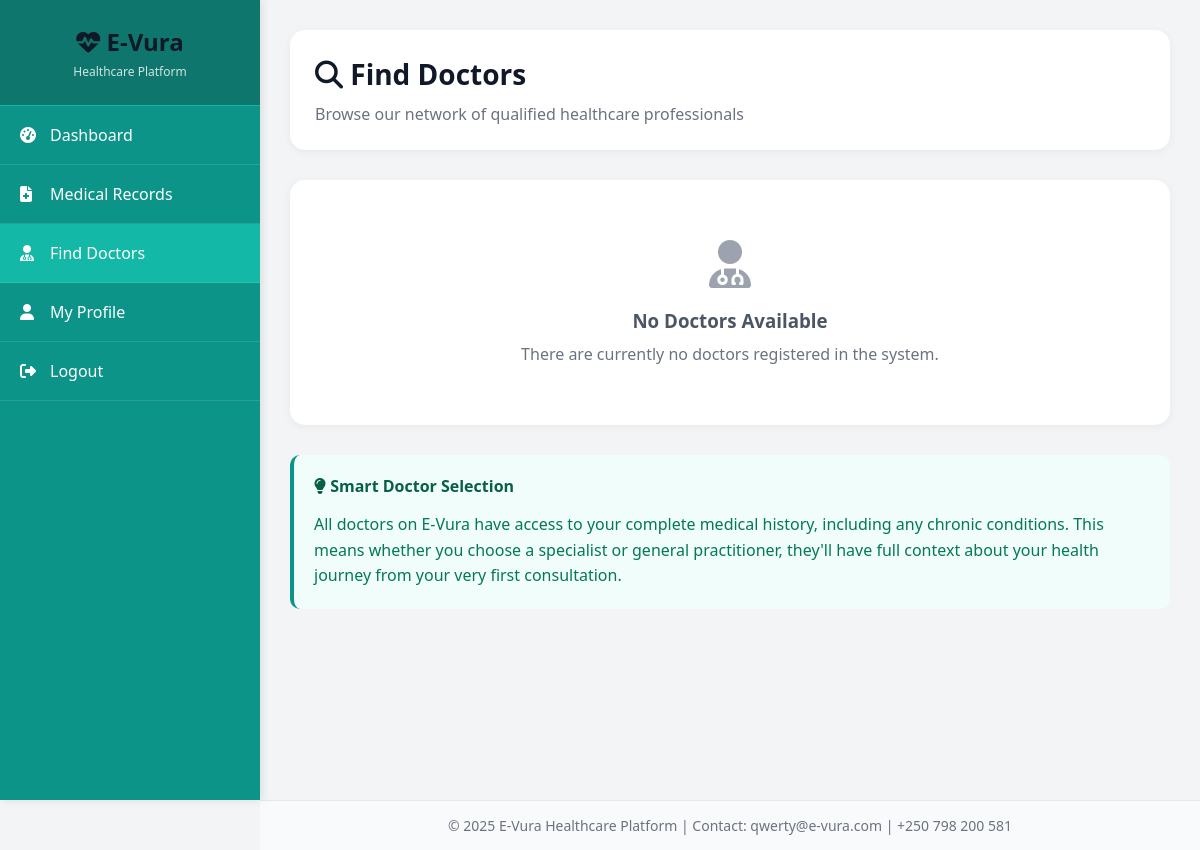
Before: /patient/find-doctors (signed in) with the older database file.
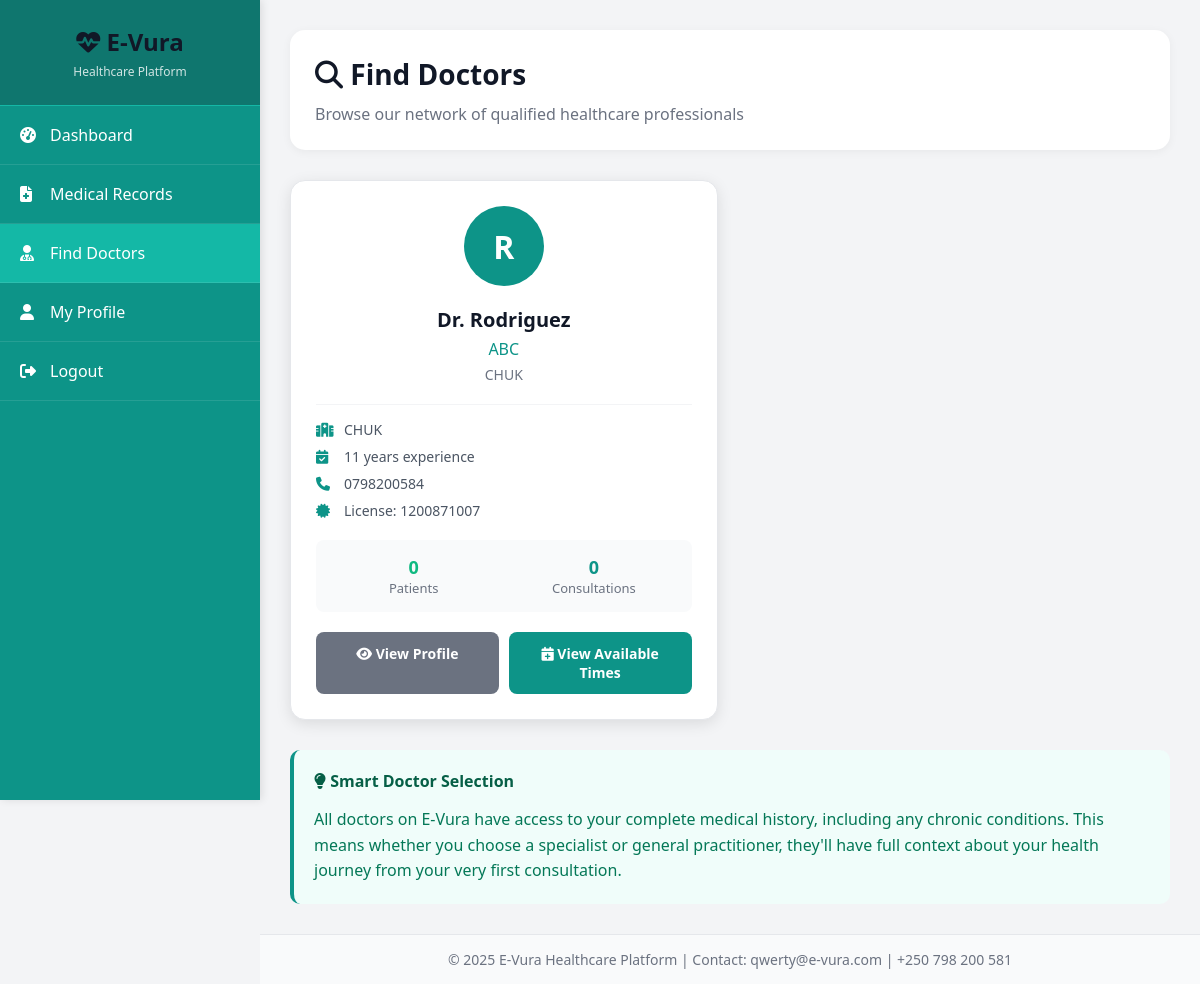
After: the same page with the newer database file.
### app.py (models this page shows)
class Doctor(db.Model):
    id = db.Column(db.Integer, primary_key=True)
    username = db.Column(db.String(100), unique=True, nullable=False)
    email = db.Column(db.String(120), unique=True, nullable=False)
    password = db.Column(db.String(200), nullable=False)
    phone = db.Column(db.String(20))
    specialization = db.Column(db.String(100))
    license_number = db.Column(db.String(50))
    hospital = db.Column(db.String(200))
    years_experience = db.Column(db.Integer)
    created_at = db.Column(db.DateTime, default=datetime.utcnow)
    appointments = db.relationship('Appointment', backref='doctor', lazy=True, foreign_keys='Appointment.doctor_id')
    records = db.relationship('MedicalRecord', backref='doctor', lazy=True)

### app.py (the view)
@app.route('/patient/find-doctors')
@login_required
@patient_required
def find_doctors():
    doctors = Doctor.query.all()
    return render_template('find_doctors.html', doctors=doctors)

### app.py (called while the page is built)
def login_required(f):
    @wraps(f)
    def decorated_function(*args, **kwargs):
        if 'user_id' not in session or 'user_type' not in session:
            flash('Please log in to access this page.', 'warning')
            return redirect(url_for('login'))
        return f(*args, **kwargs)
    return decorated_function

def patient_required(f):
    @wraps(f)
    def decorated_function(*args, **kwargs):
        if session.get('user_type') != 'patient':
            flash('Access denied. Patients only.', 'danger')
            return redirect(url_for('index'))
        return f(*args, **kwargs)
    return decorated_function

### templates/find_doctors.html (shortened to what this page needs)
{% extends "base.html" %}
{% block content %}
<div style="background: white; border-radius: 15px; padding: 25px; margin-bottom: 30px; box-shadow: 0 2px 10px rgba(0,0,0,0.05);">
    <h1 style="font-size: 28px; margin-bottom: 10px;">
        <i class="fas fa-search"></i> Find Doctors
    </h1>
    <p style="color: #6b7280; font-size: 16px;">Browse our network of qualified healthcare professionals</p>
</div>
{% if doctors %}
    <div style="display: grid; grid-template-columns: repeat(auto-fill, minmax(320px, 1fr)); gap: 25px;">
        {% for doctor in doctors %}
            <div style="background: white; border-radius: 15px; padding: 25px; box-shadow: 0 4px 15px rgba(0,0,0,0.1); transition: all 0.3s ease; border: 1px solid #e5e7eb; hover: transform: translateY(-5px); hover: box-shadow: 0 8px 25px rgba(13, 148, 136, 0.2); hover: border-color: #0d9488;">
                <div style="width: 80px; height: 80px; border-radius: 50%; background: #0d9488; display: flex; align-items: center; justify-content: center; font-size: 32px; font-weight: bold; color: white; margin: 0 auto 20px;">
                    {{ doctor.username[0]|upper }}
                </div>
                <div style="text-align: center; margin-bottom: 20px;">
                    <h3 style="font-size: 20px; font-weight: 600; color: #111827; margin-bottom: 5px;">
                        Dr. {{ doctor.username }}
                    </h3>
                    <div style="color: #0d9488; font-weight: 500; margin-bottom: 5px;">
                        {{ doctor.specialization or 'General Practice' }}
                    </div>
                    {% if doctor.hospital %}
                    <div style="color: #6b7280; font-size: 14px;">
                        {{ doctor.hospital }}
                    </div>
                    {% endif %}
                </div>
                <div style="border-top: 1px solid #f3f4f6; padding-top: 15px; margin-bottom: 20px;">
                    {% if doctor.hospital %}
                    <div style="display: flex; align-items: center; margin-bottom: 8px; font-size: 14px; color: #4b5563;">
                        <i class="fas fa-hospital" style="width: 18px; color: #0d9488; margin-right: 10px;"></i>
                        {{ doctor.hospital }}
                    </div>
                    {% endif %}
                    {% if doctor.years_experience %}
                    <div style="display: flex; align-items: center; margin-bottom: 8px; font-size: 14px; color: #4b5563;">
                        <i class="fas fa-calendar-check" style="width: 18px; color: #0d9488; margin-right: 10px;"></i>
                        {{ doctor.years_experience }} years experience
                    </div>
                    {% endif %}
                    {% if doctor.phone %}
                    <div style="display: flex; align-items: center; margin-bottom: 8px; font-size: 14px; color: #4b5563;">
                        <i class="fas fa-phone" style="width: 18px; color: #0d9488; margin-right: 10px;"></i>
                        {{ doctor.phone }}
                    </div>
                    {% endif %}
                    {% if doctor.license_number %}
                    <div style="display: flex; align-items: center; font-size: 14px; color: #4b5563;">
                        <i class="fas fa-certificate" style="width: 18px; color: #0d9488; margin-right: 10px;"></i>
                        License: {{ doctor.license_number }}
                    </div>
                    {% endif %}
                </div>
                <div style="background: #f9fafb; padding: 15px; border-radius: 8px; margin-bottom: 20px;">
                    <div style="display: grid; grid-template-columns: 1fr 1fr; gap: 15px; font-size: 13px; text-align: center;">
                        <div>
                            <div style="font-weight: bold; color: #10b981; font-size: 18px;">
                                {% set unique_patients = doctor.appointments|map(attribute='patient_id')|list|unique|list|length %}
                                {{ unique_patients }}
                            </div>
                            <div style="color: #6b7280;">Patients</div>
                        </div>
                        <div>
                            <div style="font-weight: bold; color: #0d9488; font-size: 18px;">
                                {{ doctor.appointments|selectattr('status', 'equalto', 'completed')|list|length }}
                            </div>
                            <div style="color: #6b7280;">Consultations</div>
                        </div>
                    </div>
                </div>
                <div style="display: flex; gap: 10px;">
                    <a href="{{ url_for('view_doctor_profile', doctor_id=doctor.id) }}"
                       style="flex: 1; background: #6b7280; color: white; padding: 12px; border-radius: 8px; text-decoration: none; text-align: center; font-size: 14px; font-weight: 600; transition: background 0.3s; hover: background: #4b5563;">
                        <i class="fas fa-eye"></i> View Profile
                    </a>
                    <a href="{{ url_for('show_available_slots', doctor_id=doctor.id) }}"
                       style="flex: 1; background: #0d9488; color: white; padding: 12px; border-radius: 8px; text-decoration: none; text-align: center; font-size: 14px; font-weight: 600; transition: background 0.3s; hover: background: #0f766e;">
                        <i class="fas fa-calendar-plus"></i> View Available Times
                    </a>
                </div>
            </div>
        {% endfor %}
    </div>
{% else %}
    <div style="background: white; border-radius: 15px; padding: 60px; text-align: center; box-shadow: 0 2px 10px rgba(0,0,0,0.05);">
        <i class="fas fa-user-md" style="font-size: 48px; color: #9ca3af; margin-bottom: 20px;"></i>
        <h3 style="color: #4b5563; margin-bottom: 10px;">No Doctors Available</h3>
        <p style="color: #6b7280;">There are currently no doctors registered in the system.</p>
    </div>
{% endif %}
<div style="background: #f0fdfa; border-left: 4px solid #0d9488; padding: 20px; border-radius: 10px; margin-top: 30px;">
    <h4 style="color: #065f46; margin-bottom: 15px;"><i class="fas fa-lightbulb"></i> Smart Doctor Selection</h4>
    <p style="color: #047857; line-height: 1.6; margin: 0;">
        All doctors on E-Vura have access to your complete medical history, including any chronic conditions.
        This means whether you choose a specialist or general practitioner, they'll have full context about your health journey
        from your very first consultation.
    </p>
</div>
{% endblock %}

### templates/base.html (shortened to what this page needs)
<!DOCTYPE html>
<html lang="en">
<head>
    <link href="https://cdnjs.cloudflare.com/ajax/libs/font-awesome/6.5.1/css/all.min.css" rel="stylesheet">
    <link href="{{ url_for('static', filename='css/style.css') }}" rel="stylesheet">
</head>
<body{% if request.endpoint == 'index' %} class="landing-body"{% endif %}>
    {% if request.endpoint in ['index', 'login', 'register_patient', 'apply_doctor'] %}
        <div class="single-page">
            {% block content1 %}{% endblock %}
        </div>
        {% if request.endpoint == 'index' %}
        <footer class="footer">
            <p><strong>E-Vura Healthcare Platform</strong> | Empowering Health Through Technology</p>
            <p> Bumbogo, Kigali Innovation City, Kigali, Rwanda</p>
            <p> 0798200581 | info@e-vura.com</p>
        </footer>
        {% endif %}
    {% else %}
        <div class="dashboard-container">
            <aside class="sidebar">
                <div class="logo">
                    <h2><i class="fas fa-heartbeat"></i> E-Vura</h2>
                    <p>Healthcare Platform</p>
                </div>
                <ul class="nav-menu">
                    {% if session.user_type == 'patient' %}
                        <li {% if request.endpoint == 'patient_dashboard' %}class="active"{% endif %}>
                            <a href="{{ url_for('patient_dashboard') }}">
                                <i class="fas fa-tachometer-alt"></i> Dashboard
                            </a>
                        </li>
                        <li {% if request.endpoint == 'medical_records' %}class="active"{% endif %}>
                            <a href="{{ url_for('medical_records') }}">
                                <i class="fas fa-file-medical"></i> Medical Records
                            </a>
                        </li>
                        <li {% if request.endpoint == 'find_doctors' %}class="active"{% endif %}>
                            <a href="{{ url_for('find_doctors') }}">
                                <i class="fas fa-user-md"></i> Find Doctors
                            </a>
                        </li>
                        <li {% if request.endpoint == 'patient_profile' %}class="active"{% endif %}>
                            <a href="{{ url_for('patient_profile') }}">
                                <i class="fas fa-user"></i> My Profile
                            </a>
                        </li>
                        <li>
                            <a href="{{ url_for('logout') }}">
                                <i class="fas fa-sign-out-alt"></i> Logout
                            </a>
                        </li>
                    {% endif %}
                </ul>
            </aside>
            <main class="main-content">
                {% block content %}{% endblock %}
            </main>
        </div>
        <div style="background: #f9fafb; border-top: 1px solid #e5e7eb; padding: 15px; text-align: center; color: #6b7280; font-size: 14px; margin-left: 260px;">
            <p>© 2025 E-Vura Healthcare Platform | Contact: qwerty@e-vura.com | +250 798 200 581</p>
        </div>
    {% endif %}
</body>
</html>

### static/css/style.css (style rules this page uses)
* { margin: 0; padding: 0; box-sizing: border-box; }
body { font-family: 'Segoe UI', Tahoma, Geneva, Verdana, sans-serif; background: #f3f4f6; min-height: 100vh; }
.dashboard-container { display: flex; min-height: 100vh; }
.sidebar { width: 260px; background: #0d9488; color: white; padding: 0; box-shadow: 2px 0 8px rgba(0,0,0,0.1); position: fixed; height: 100vh; overflow-y: auto; }
.logo { padding: 25px 20px; background: #0f766e; border-bottom: 1px solid #14b8a6; text-align: center; }
.logo h2 { font-size: 24px; font-weight: bold; margin-bottom: 5px; }
.logo p { font-size: 12px; opacity: 0.8; }
.nav-menu { list-style: none; padding: 0; margin: 0; }
.nav-menu li { border-bottom: 1px solid rgba(255,255,255,0.1); }
.nav-menu li a { display: block; padding: 18px 20px; color: white; text-decoration: none; transition: all 0.3s ease; display: flex; align-items: center; gap: 12px; }
.nav-menu li:hover, .nav-menu li.active { background: #14b8a6; }
.nav-menu li a i { width: 18px; font-size: 16px; }
.main-content { flex: 1; margin-left: 260px; padding: 30px; overflow-y: auto; min-height: 100vh; }
h1, h2, h3, h4 { color: #111827; }

Changed rows visible on the page:
added Doctor: username "R", username "Rodriguez", specialization "ABC", hospital "CHUK", years_experience "11", phone "0798200584", license_number "1200871007", unique_patients "0", appointments|selectattr "0"
Other visible differences:
text no longer shown: "No Doctors Available There are currently no doctors registered in the system."
